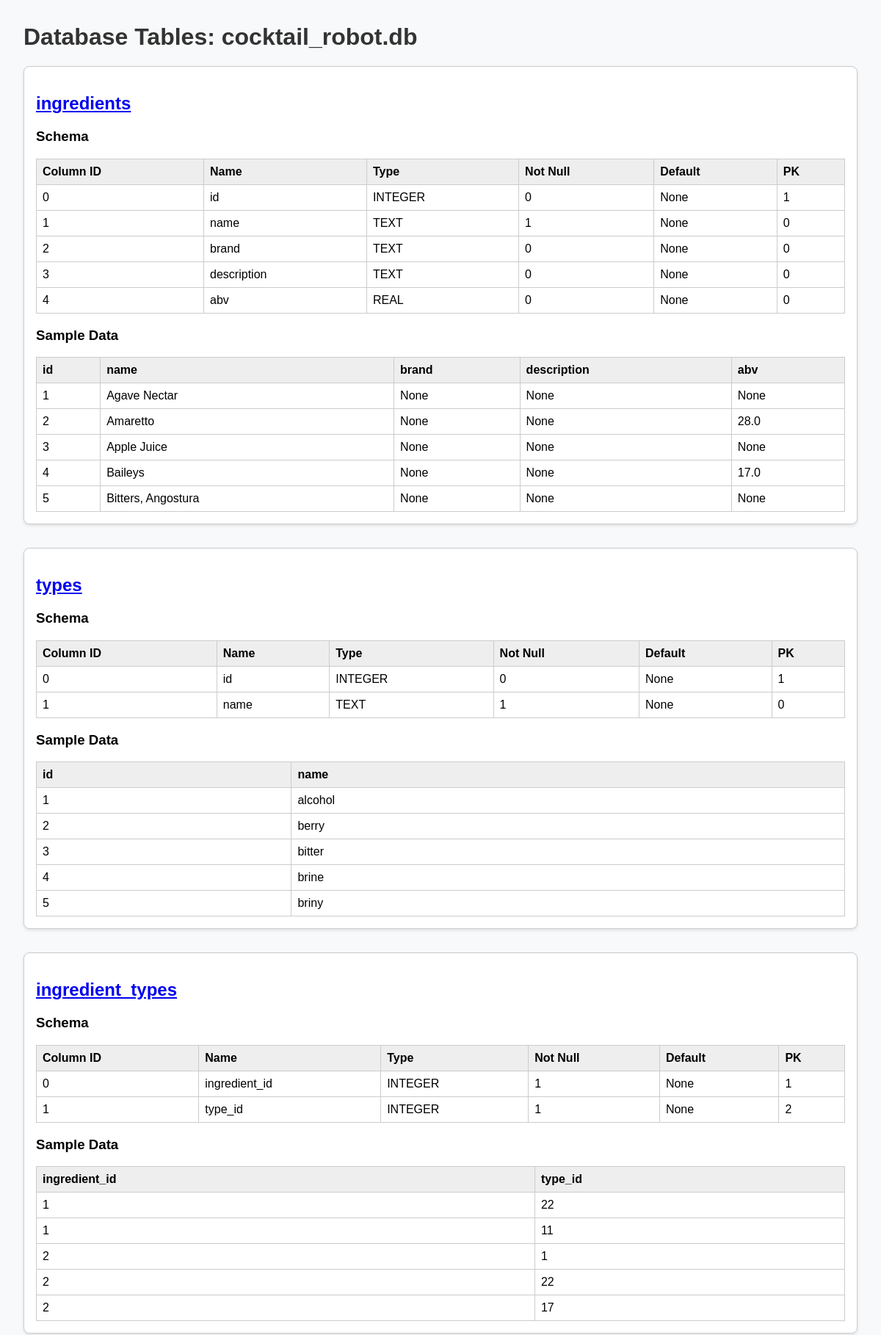
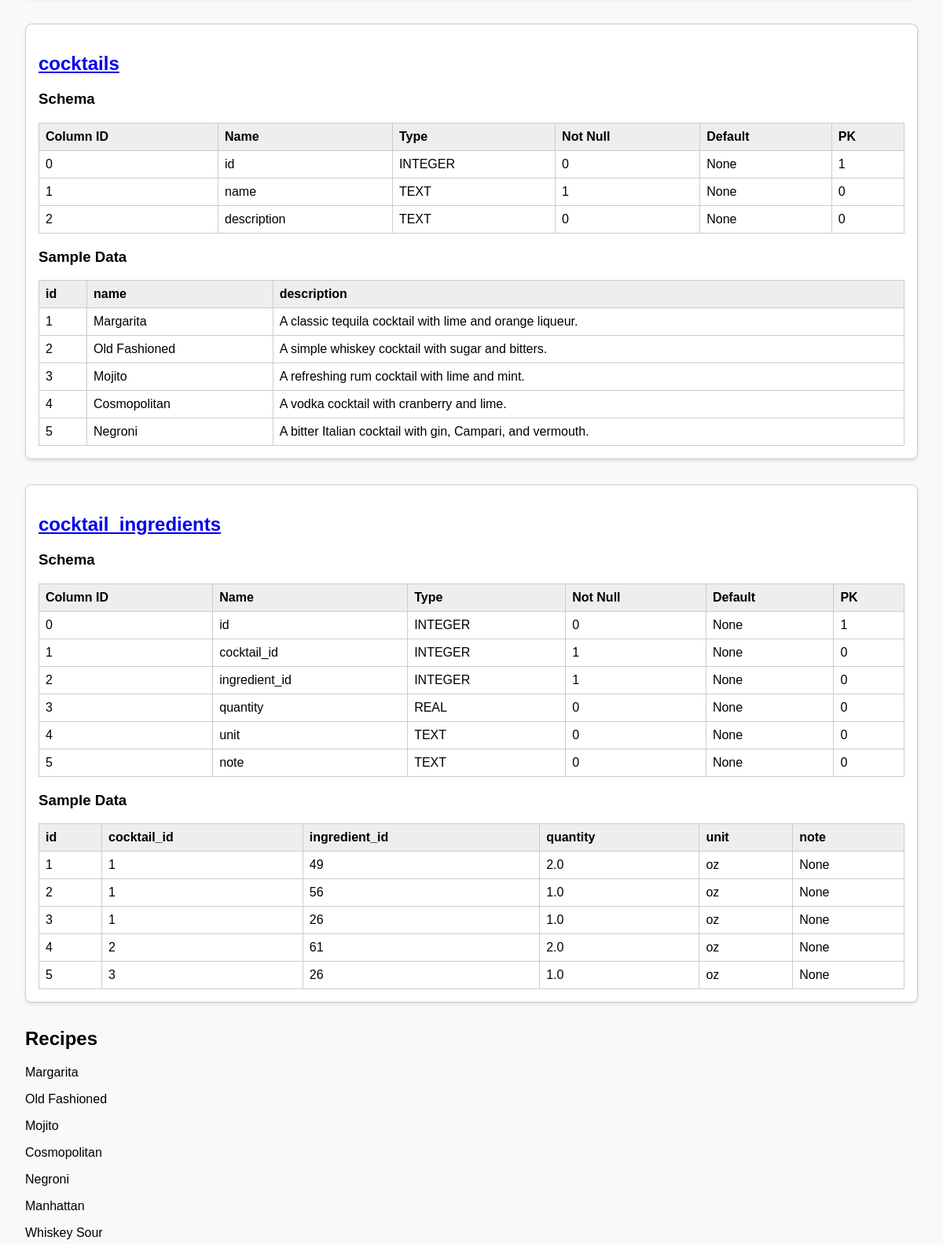
Page /db/tables (upper part) on the committed database (2 pictures, top to bottom).
### tables this page shows
CREATE TABLE ingredients (
    id INTEGER PRIMARY KEY AUTOINCREMENT,
    name TEXT NOT NULL,
    brand TEXT,
    description TEXT,
    abv REAL
);

CREATE TABLE types (
    id INTEGER PRIMARY KEY AUTOINCREMENT,
    name TEXT NOT NULL UNIQUE
);

CREATE TABLE ingredient_types (
    ingredient_id INTEGER NOT NULL,
    type_id INTEGER NOT NULL,
    FOREIGN KEY (ingredient_id) REFERENCES ingredients(id),
    FOREIGN KEY (type_id) REFERENCES types(id),
    PRIMARY KEY (ingredient_id, type_id)
);

CREATE TABLE cocktails (
    id INTEGER PRIMARY KEY AUTOINCREMENT,
    name TEXT NOT NULL,
    description TEXT
);

CREATE TABLE cocktail_ingredients (
    id INTEGER PRIMARY KEY AUTOINCREMENT,
    cocktail_id INTEGER NOT NULL,
    ingredient_id INTEGER NOT NULL,
    quantity REAL,
    unit TEXT,
    note TEXT,
    FOREIGN KEY (cocktail_id) REFERENCES cocktails(id),
    FOREIGN KEY (ingredient_id) REFERENCES ingredients(id)
);

### app.py (the view)
@app.route("/db/tables")
def db_view():
    tables = get_database_tables()
    recipes = get_cocktail_recipes()
    recipes=get_cocktails_with_ingredients_and_types()
    return render_template("tables.html", tables=tables, recipes=recipes)

### app.py (called while the page is built)
def get_cocktail_recipes():
    return [1,2,3]

def get_database_tables():
    with sqlite3.connect(DB_PATH) as conn:
        cursor = conn.cursor()
        cursor.execute("SELECT name FROM sqlite_master WHERE type='table' AND name NOT LIKE 'sqlite_%';")
        tables = cursor.fetchall()
        table_info = []
        for (table_name,) in tables:
            cursor.execute(f"PRAGMA table_info({table_name});")
            schema = cursor.fetchall()
            cursor.execute(f"SELECT * FROM {table_name} LIMIT 5;")
            rows = cursor.fetchall()
            table_info.append({
                "name": table_name,
                "schema": schema,
                "rows": rows
            })
        return table_info

### templates/tables.html (shortened to what this page needs)
<!DOCTYPE html>
<html lang="en">
<head>
</head>
<body>
  <h1>Database Tables: cocktail_robot.db</h1>
  {% for table in tables %}
    <div class="table-block">
      <h2><a href="/show_table/{{ table.name }}">{{ table.name }}</a></h2>
      <h3>Schema</h3>
      <table>
        <tr><th>Column ID</th><th>Name</th><th>Type</th><th>Not Null</th><th>Default</th><th>PK</th></tr>
        {% for col in table.schema %}
        <tr>
          <td>{{ col[0] }}</td>
          <td>{{ col[1] }}</td>
          <td>{{ col[2] }}</td>
          <td>{{ col[3] }}</td>
          <td>{{ col[4] }}</td>
          <td>{{ col[5] }}</td>
        </tr>
        {% endfor %}
      </table>
      <h3>Sample Data</h3>
      <table>
        {% if table.rows and table.rows[0] %}
            <tr>
                {% for col in table.schema %}
                <th>{{col[1]}}</th>
                {% endfor %}
            </tr>
        {% endif %}
        {% for row in table.rows %}
        <tr>
          {% for cell in row %}<td>{{ cell }}</td>{% endfor %}
        </tr>
        {% endfor %}
      </table>
    </div>
  {% endfor %}
<h2>Recipes</h2>
{% for cocktail_name, cocktail_data in recipes.items() %}
  <br>
{% endfor %}
</body>
</html>

### templates/tables.html (style rules this page uses)
body { font-family: sans-serif; margin: 2rem; background-color: #f8f9fa; }
h1 { color: #333; }
.table-block { background: white; border: 1px solid #ccc; border-radius: 8px; padding: 1rem; margin-bottom: 2rem; box-shadow: 0 2px 4px rgba(0,0,0,0.1); }
table { width: 100%; border-collapse: collapse; margin-top: 1rem; }
th, td { border: 1px solid #ccc; padding: 0.5rem; text-align: left; }
th { background-color: #eee; }

### rows in the picture
ingredients: row "1" "None" "None" "None", name "Agave Nectar"
ingredients: row "2" "None" "None", name "Amaretto", abv "28.0"
ingredients: row "3" "None" "None" "None", name "Apple Juice"
ingredients: row "4" "None" "None", name "Baileys", abv "17.0"
ingredients: row "5" "None" "None" "None", name "Bitters, Angostura"
types: row "1", name "alcohol"
types: row "2", name "berry"
types: row "3", name "bitter"
types: row "4", name "brine"
types: row "5", name "briny"
ingredient_types: row "1" "22"
ingredient_types: row "1" "11"
ingredient_types: row "2" "1"
ingredient_types: row "2" "22"
ingredient_types: row "2" "17"
cocktails: row "1", name "Margarita", description "A classic tequila cocktail with lime and orange liqueur."
cocktails: row "2", name "Old Fashioned", description "A simple whiskey cocktail with sugar and bitters."
cocktails: row "3", name "Mojito", description "A refreshing rum cocktail with lime and mint."
cocktails: row "4", name "Cosmopolitan", description "A vodka cocktail with cranberry and lime."
cocktails: row "5", name "Negroni", description "A bitter Italian cocktail with gin, Campari, and vermouth."
cocktail_ingredients: row "1" "1" "49" "None", quantity "2.0", unit "oz"
cocktail_ingredients: row "2" "1" "56" "None", quantity "1.0", unit "oz"
cocktail_ingredients: row "3" "1" "26" "None", quantity "1.0", unit "oz"
cocktail_ingredients: row "4" "2" "61" "None", quantity "2.0", unit "oz"
cocktail_ingredients: row "5" "3" "26" "None", quantity "1.0", unit "oz"

### other values in the picture
{{ table.name }} "ingredients" "types" "ingredient_types" "cocktails" "cocktail_ingredients"
{{ col[0] }} "0" "1" "2" "3" "4" "0" "1" "0" "1" "0" "1" "2" "0" "1" "2" "3" "4" "5"
{{ col[1] }} "id" "name" "brand" "description" "abv" "id" "name" "ingredient_id" "type_id" "id" "name" "description" "id" "cocktail_id" "ingredient_id" "quantity" "unit" "note"
{{ col[2] }} "INTEGER" "TEXT" "TEXT" "TEXT" "REAL" "INTEGER" "TEXT" "INTEGER" "INTEGER" "INTEGER" "TEXT" "TEXT" "INTEGER" "INTEGER" "INTEGER" "REAL" "TEXT" "TEXT"
{{ col[3] }} "0" "1" "0" "0" "0" "0" "1" "1" "1" "0" "1" "0" "0" "1" "1" "0" "0" "0"
{{ col[4] }} "None" "None" "None" "None" "None" "None" "None" "None" "None" "None" "None" "None" "None" "None" "None" "None" "None" "None"
{{ col[5] }} "1" "0" "0" "0" "0" "1" "0" "1" "2" "1" "0" "0" "1" "0" "0" "0" "0" "0"
